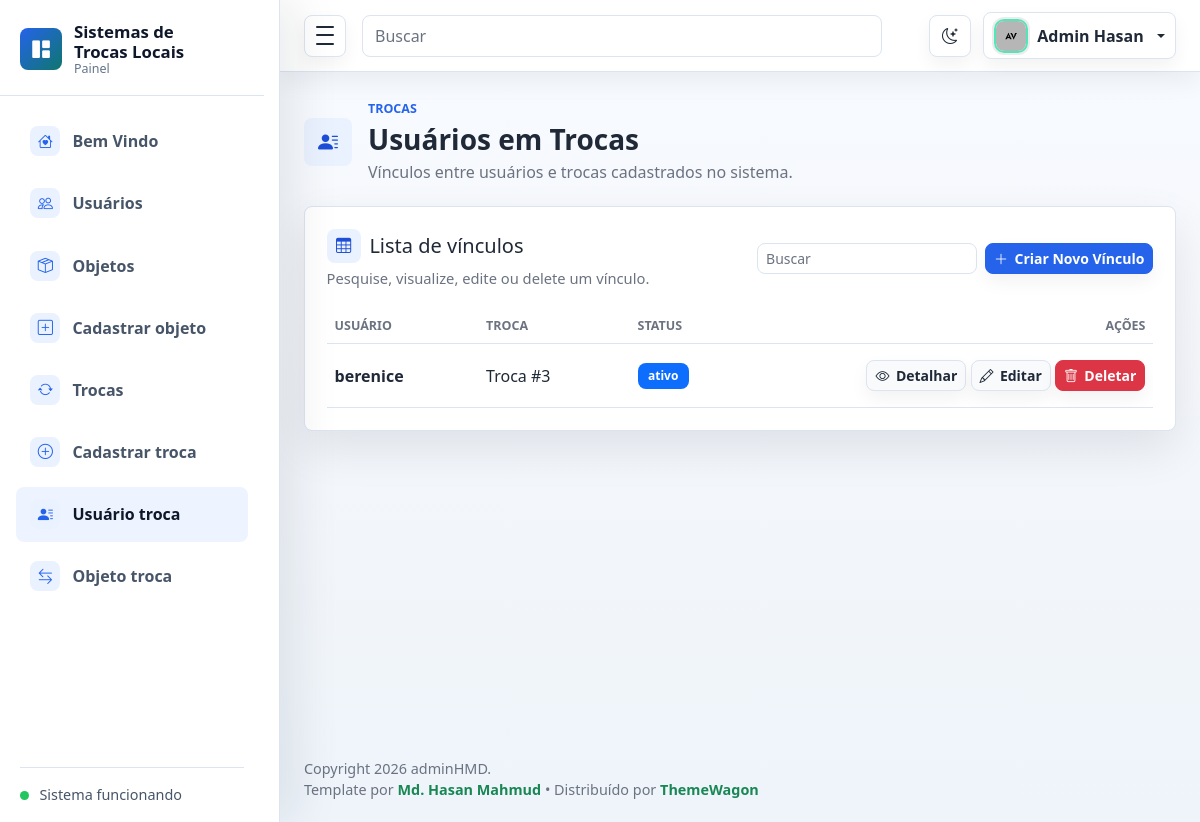
/usuario-troca/ (signed in), run on the app's committed database.
### UsuarioTroca/models.py (models this page shows, shortened)
class UsuarioTroca(models.Model):
    usuario = models.ForeignKey('usuario.Usuario', on_delete=models.CASCADE)
    troca = models.ForeignKey('trocas.Troca', on_delete=models.CASCADE)
    status = models.CharField(max_length=20)
    dataInicio = models.CharField(max_length=20)
    protocolo = models.CharField(max_length=100)
    DataRenovacao = models.CharField(max_length=20, null=True, blank=True)
    class Meta:
        verbose_name = "Usuário da Troca"
        verbose_name_plural = "Usuários das Trocas"

### usuario/models.py (models this page shows, shortened)
class Usuario(User):
    nome = models.CharField(max_length=100)
    telefone = models.CharField(max_length=20)

### trocas/models.py (models this page shows, shortened)
class Troca(models.Model):
    status = models.CharField(max_length=20)
    ofertantes = models.CharField(max_length=100)
    data_inicial = models.DateField()
    data_resposta = models.DateField(null=True, blank=True)
    interessado = models.CharField(max_length=100)
    usuarios = models.ManyToManyField(
        'usuario.Usuario',
        through='UsuarioTroca.UsuarioTroca',
        related_name='trocas'
    )
    objetos = models.ManyToManyField(
        'objetos.Objeto',
        through='ObjetoTroca.ObjetoTroca',
        related_name='trocas'
    )

### UsuarioTroca/views.py (the view)
# urls.py: path('', views.listar_usuario_troca, name='listar'),
@login_required
@permission_required(f'{APP}.view_usuariotroca', raise_exception=True)
def listar_usuario_troca(request):
    usuarios_troca = UsuarioTroca.objects.all()
    for item in usuarios_troca:
        item.pode_editar = (
            request.user.has_perm(f'{APP}.change_usuariotroca')
            and usuario_pode_alterar(request, item)
        )
        item.pode_deletar = (
            request.user.has_perm(f'{APP}.delete_usuariotroca')
            and usuario_pode_alterar(request, item)
        )
    return render(
        request,
        'usuarioTroca/listar_usuario_troca.html',
        {'usuarios_troca': usuarios_troca}
    )

### UsuarioTroca/views.py (called while the page is built)
def usuario_pode_alterar(request, item):
    return (
        request.user.is_superuser
        or item.usuario_id == request.user.pk
    )

### UsuarioTroca/templates/usuarioTroca/listar_usuario_troca.html (shortened to what this page needs)
{% extends 'base.html' %}
{% block nav_usuario_troca %}active{% endblock %}
{% block page_heading %}
<div class="page-heading">
  <div class="page-heading-copy">
    <span class="page-icon"><i class="bi bi-person-lines-fill" aria-hidden="true"></i></span>
    <div>
      <p class="eyebrow mb-1">Trocas</p>
      <h1 class="h3 mb-1">Usuários em Trocas</h1>
      <p class="text-muted mb-0">Vínculos entre usuários e trocas cadastrados no sistema.</p>
    </div>
  </div>
</div>
{% endblock %}
{% block content %}
<section class="panel">
  <div class="panel-header">
    <div>
      <h2 class="h5 mb-1 section-title"><i class="bi bi-table" aria-hidden="true"></i><span>Lista de vínculos</span></h2>
      <p class="text-muted mb-0">Pesquise, visualize, edite ou delete um vínculo.</p>
    </div>
    <div class="d-flex gap-2">
      <input class="form-control form-control-sm table-search" type="search" placeholder="Buscar" data-table-search="usuariosTrocaTable" aria-label="Buscar vínculos">
      <a href="{% url 'usuariotroca:criar' %}" class="btn btn-primary btn-sm text-nowrap"><i class="bi bi-plus-lg" aria-hidden="true"></i> Criar Novo Vínculo</a>
    </div>
  </div>
  {% if usuarios_troca %}
  <div class="table-responsive">
    <table class="table align-middle mb-0" id="usuariosTrocaTable" data-searchable-table>
      <thead>
        <tr>
          <th>Usuário</th>
          <th>Troca</th>
          <th>Status</th>
          <th class="text-end">Ações</th>
        </tr>
      </thead>
      <tbody>
        {% for ut in usuarios_troca %}
        <tr>
          <td class="fw-semibold">{{ ut.usuario.nome }}</td>
          <td>Troca #{{ ut.troca.pk }}</td>
          <td>
            {% if ut.status %}
              <span class="badge text-bg-primary">{{ ut.status }}</span>
            {% else %}
              -
            {% endif %}
          </td>
          <td class="text-end">
            <a href="{% url 'usuariotroca:detalhar' ut.id %}" class="btn btn-light btn-sm">
              <i class="bi bi-eye" aria-hidden="true"></i> Detalhar
            </a>
            {% if ut.pode_editar %}
            <a href="{% url 'usuariotroca:editar' ut.id %}" class="btn btn-light btn-sm">
              <i class="bi bi-pencil" aria-hidden="true"></i> Editar
            </a>
            {% endif %}
            {% if ut.pode_deletar %}
            <a href="{% url 'usuariotroca:deletar' ut.id %}" class="btn btn-danger btn-sm" onclick="return confirm('Deseja realmente deletar este vínculo?');">
              <i class="bi bi-trash" aria-hidden="true"></i> Deletar
            </a>
            {% endif %}
          </td>
        </tr>
        {% endfor %}
      </tbody>
    </table>
  </div>
  {% else %}
  <p class="text-muted mb-0">Nenhum registro ainda.</p>
  {% endif %}
</section>
{% endblock %}

### adminhmd-v1.0.0/assets/css/style.css (style rules this page uses)
:root { --sidebar-width: 280px; --sidebar-mini-width: 84px; --admin-bg: #f5f7fb; --admin-surface: #ffffff; --admin-surface-soft: #f8fafc; --admin-border: #dbe4ef; --admin-text: #1f2937; --admin-muted: #6b7280; --admin-primary: #2563eb; --admin-primary-dark: #1d4ed8; --admin-success: #0f766e; --admin-warning: #d97706; --admin-danger: #dc2626; --admin-sidebar: #111827; --admin-sidebar-soft: #1f2937; --admin-shadow-sm: 0 10px 24px rgba(15, 23, 42, 0.06); --admin-shadow: 0 18px 46px rgba(15, 23, 42, 0.09); --admin-shadow-lg: 0 26px 70px rgba(15, 23, 42, 0.12); --admin-ring: 0 0 0 4px rgba(37, 99, 235, 0.12); }
* { box-sizing: border-box; }
html { min-height: 100%; }
body { min-height: 100vh; margin: 0; background: linear-gradient(180deg, #f8fbff 0%, var(--admin-bg) 42%, #eef4fa 100%); color: var(--admin-text); font-family: "Segoe UI", Arial, sans-serif; }
a { text-decoration: none; }
.page-heading, .panel-header, .metric-top { display: flex; align-items: center; justify-content: space-between; gap: 1rem; }
.page-heading { margin-bottom: 1.35rem; }
.page-heading h1 { font-weight: 800; letter-spacing: 0; }
.eyebrow { color: var(--admin-primary); font-size: 0.78rem; font-weight: 800; text-transform: uppercase; }
.btn { border-radius: 8px; font-weight: 700; box-shadow: 0 8px 18px rgba(15, 23, 42, 0.05); transition: border-color 0.16s ease, background 0.16s ease, box-shadow 0.16s ease, transform 0.16s ease; }
.btn-primary { border-color: var(--admin-primary); background: var(--admin-primary); }
.metric-card, .panel { border: 1px solid var(--admin-border); border-radius: 8px; background: var(--admin-surface); box-shadow: var(--admin-shadow); }
.panel { padding: 1.35rem; transition: border-color 0.18s ease, box-shadow 0.18s ease; }
.panel-header { margin-bottom: 1.25rem; }
.panel-header p { font-size: 0.92rem; }
.table { --bs-table-bg: transparent; }
.table thead th { color: var(--admin-muted); font-size: 0.78rem; text-transform: uppercase; white-space: nowrap; }
.table tbody td { min-width: 120px; padding-top: 1rem; padding-bottom: 1rem; }
.table tbody tr { transition: background 0.16s ease; }
.badge { border-radius: 8px; padding: 0.45rem 0.65rem; }
.table-search { width: min(260px, 100%); border-color: var(--admin-border); border-radius: 8px; }
.page-heading-copy { display: flex; align-items: center; justify-content: flex-start; gap: 1rem; min-width: 0; }
.page-icon, .section-title i { display: inline-grid; place-items: center; flex: 0 0 auto; border-radius: 8px; background: #eaf2ff; color: var(--admin-primary-dark); }
.page-icon { width: 48px; height: 48px; font-size: 1.25rem; }
.section-title { display: inline-flex; align-items: center; gap: 0.55rem; }
.section-title i { width: 34px; height: 34px; font-size: 0.95rem; }
.btn { display: inline-flex; align-items: center; justify-content: center; gap: 0.4rem; }
.btn-light { border-color: var(--admin-border); background: var(--admin-surface-soft); color: var(--admin-text); }
.form-control, .form-select { border-color: var(--admin-border); background-color: var(--admin-surface); color: var(--admin-text); }
.form-control::placeholder { color: var(--admin-muted); }
.text-muted { color: var(--admin-muted) !important; }
html[data-theme="light"] { color-scheme: light; }
body, .admin-navbar, .admin-sidebar, .admin-main, .metric-card, .panel, .auth-card, .error-card, .dropdown-menu, .modal-content, .form-control, .form-select { transition: background-color 0.18s ease, border-color 0.18s ease, color 0.18s ease, box-shadow 0.18s ease; }
.table { --bs-table-color: var(--admin-text); --bs-table-border-color: var(--admin-border); color: var(--admin-text); }
html:not([data-theme="dark"]) { --admin-sidebar: #ffffff; --admin-sidebar-soft: #eef4ff; --admin-sidebar-border: #dbe4ef; --admin-sidebar-text: #475569; --admin-sidebar-text-strong: #0f172a; --admin-sidebar-muted: #64748b; --admin-sidebar-icon-bg: #eaf2ff; --admin-sidebar-icon: #2563eb; --admin-sidebar-shadow: 18px 0 42px rgba(15, 23, 42, 0.08); }

### data on the page
UsuarioTroca: usuario.nome "berenice", troca.pk "3", status "ativo", shows "Editar", shows "Deletar"
